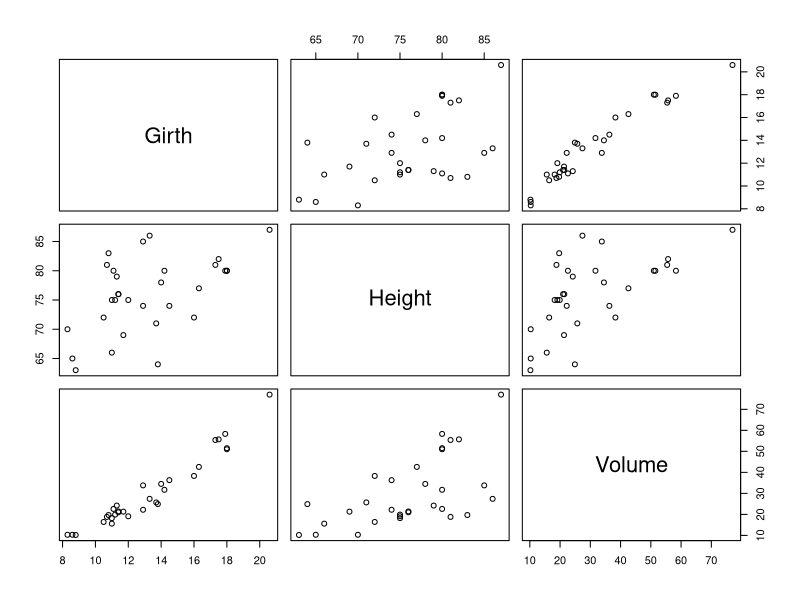
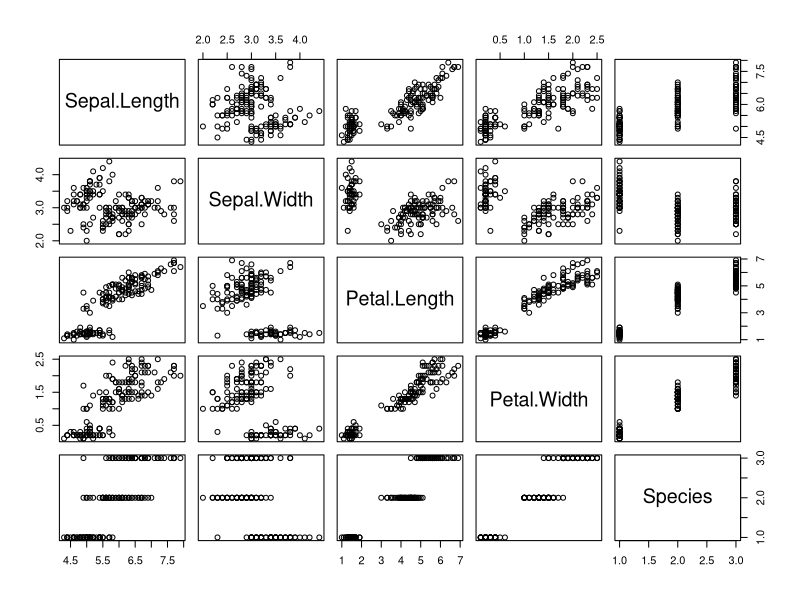
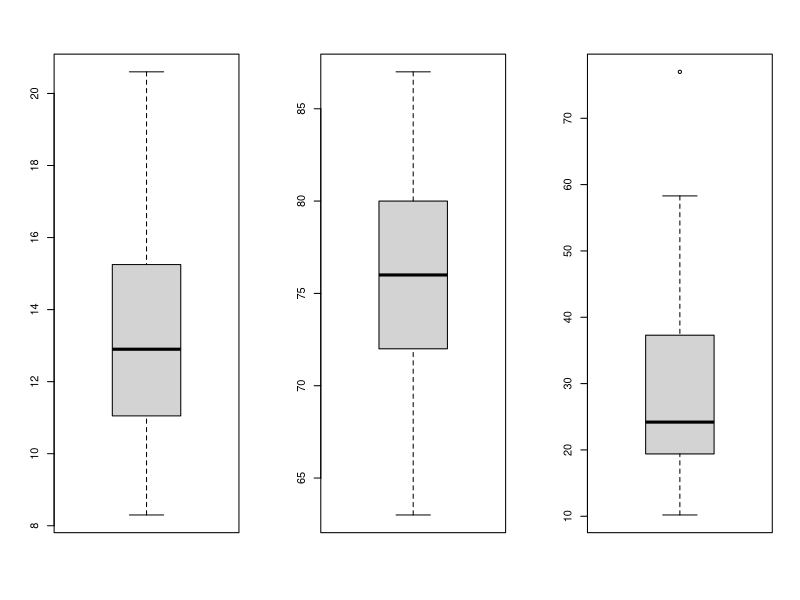
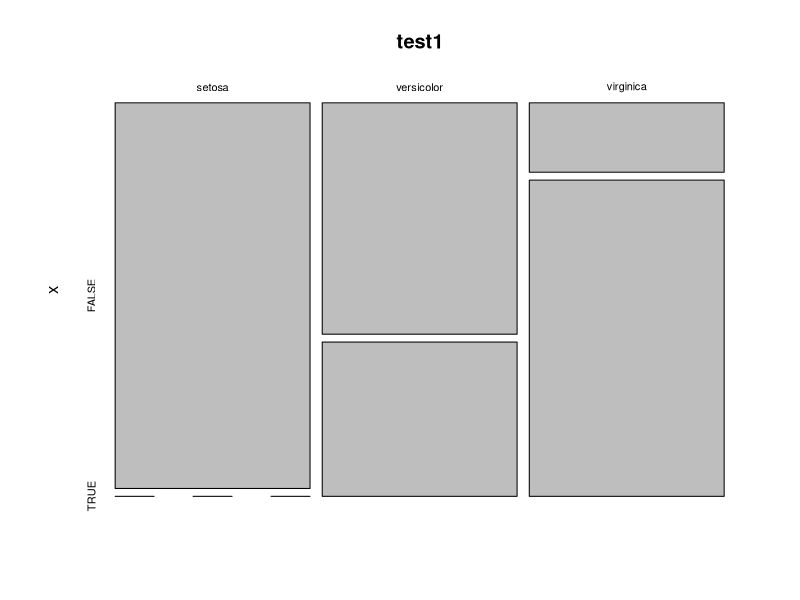
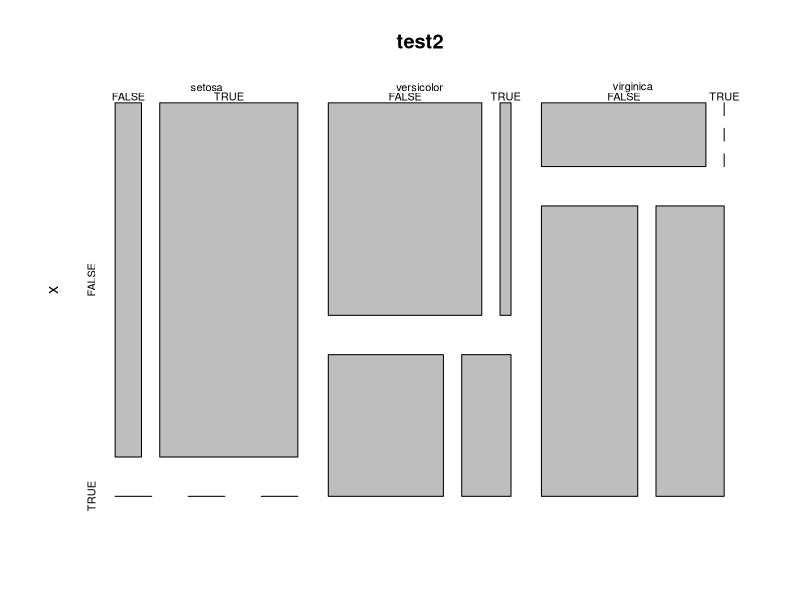

The R script that drew these images, in order:
#### Demo 10: Föreläsning 5 ####
#### Författare: Josef Wilzén

#-------------------------------------------------------------
# Del 1: Beskrivande statistik
#-------------------------------------------------------------

# ladda in två dataset:
data(trees)
plot(trees)
data(iris)
plot(iris)

summary(trees)
cov(trees$Volume,trees$Height)
cor(trees$Volume,trees$Height)
cov(trees)
colMeans(trees)
colSums(trees)


# frekvenstabeller:
table(iris$Species)

x<-iris[,1]>6
y<-iris[,2]>3
table(iris$Species,x)
table(iris$Species,x,y)

# apply-funktioner

# Över kolumner:
apply(X=trees,MARGIN=2,FUN=range)
apply(X=trees,MARGIN=2,FUN=min)
# Över rader:
apply(X=trees,MARGIN=1,FUN=min)

par(mfrow=c(1,3))
apply(X=trees,MARGIN=2,FUN=boxplot)
dev.off()

test<-list(x=1:20,y=trees$Height[1:12],z=c(1,1,0,0,1,0,1,0,0,0,0,1))
test
lapply(X=test,FUN=mean)

# vad är skillnaden nedan?
a<-lapply(X=trees,FUN=mean)
b<-sapply(X=trees,FUN=mean)
a
b
class(a)
class(b)

# gruppera på en faktor:
# iris data:
by(data=iris$Sepal.Length,INDICES=iris$Species,FUN=mean)
by(data=iris$Sepal.Length,INDICES=iris$Species,FUN=sd)

aggregate(x=iris$Sepal.Length,by=list(iris$Species),FUN=sd)



#-------------------------------------------------------------
# Del 2: Objekt, klasser mm
#-------------------------------------------------------------

myByObject<-by(data=iris$Sepal.Length,INDICES=iris$Species,FUN=mean)

attributes(myByObject)
class(myByObject)
myByObject
str(myByObject)
list(myByObject)


x<-iris[,1]>6
y<-iris[,2]>3
test1<-table(iris$Species,x)
test2<-table(iris$Species,x,y)

class(test1)
class(test2)
str(test1)
attributes(test1)
attributes(test2)

rownames(test1)
colnames(test1)
names(test1)

is.matrix(test1)
is.numeric(test1)
is.logical(test1)

# testa att använda generiska funktioner ett table objekt
plot(test1)
plot(test2)
summary(test1)
summary.table(test1)
summary.default(test1)









